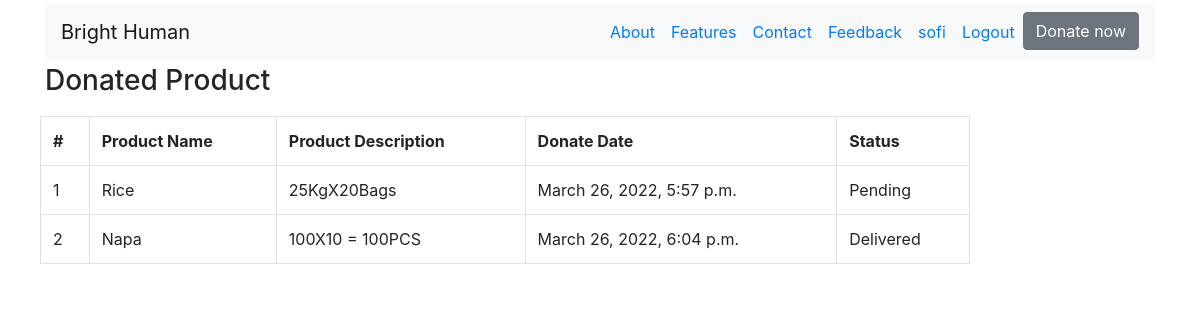
The app's page /volunter/view-Donations/14/ (signed in) with its own data.
### AppDonation/models.py (models this page shows)
class Donations(models.Model):
    donationCategory = models.ForeignKey(Category,on_delete=models.CASCADE)
    user = models.ForeignKey(User,on_delete=models.CASCADE,related_name='donations')
    district = models.ForeignKey(District,on_delete=models.CASCADE,related_name='district')
    productName = models.CharField(max_length=50,blank=False,null=False)
    description = models.TextField(max_length=200)
    choise = (
        ("Pending",'Pending'),
        ("Delivered",'Delivered'),
        ("Distributed",'Distributed'),
    )
    status = models.CharField(choices=choise,max_length=15)
    distributed = models.BooleanField(default=False)
    createDate = models.DateTimeField(auto_now_add=True)
    updateDate = models.DateTimeField(auto_now=True)
    def __str__(self):
        return f"{self.user} {self.donationCategory}: {self.productName}"

### AppVolunteer/views.py (the view)
# urls.py: path('view-Donations/<pk>/',views.viewDonations,name='viewDonations'),
@login_required
def viewDonations(request,pk):
    profile = User.objects.get(pk=pk)
    print("Profile = ",profile)
    donations = Donations.objects.filter(user_id = pk)
    print("Donations = ",donations)
    diction = {'title':'View Donations','donations':donations}
    return render(request,'Volunteer/viewDonations.html',context = diction)

### AppDonation/models.py (called while the page is built)
    def __str__(self):
        return f"{self.cname}"

### templates/Volunteer/viewDonations.html
{% extends 'base.html' %}
{% block bodyblock %}
<h3>Donated Product</h3>
<div class="row">
    <div class="col-10">
        <table class="table table-bordered">
            <tr>
                <th>#</th>
                <th>Product Name</th>
                <th>Product Description</th>
                <th>Donate Date</th>
                <th>Status</th>
            </tr>
            {% for donation in donations %}
            <tr>
                <td>{{forloop.counter}}</td>
                <td>{{donation.productName}}</td>
                <td>{{donation.description}}</td>
                <td>{{donation.createDate}}</td>
                <td>{{donation.status}}</td>
            </tr>
            {% endfor %}
        </table>
    </div>
</div>
{% endblock %}

### templates/base.html (shortened to what this page needs)
<!DOCTYPE html>
{% load static %}
<html lang="en">
<head>
  <link rel="stylesheet" href="https://cdn.jsdelivr.net/npm/bootstrap@4.6.1/dist/css/bootstrap.min.css">
  <link rel="stylesheet" href="https://stackpath.bootstrapcdn.com/bootstrap/4.3.1/css/bootstrap.min.css"
>
  <link rel="stylesheet" href="https://cdnjs.cloudflare.com/ajax/libs/font-awesome/6.1.1/css/all.min.css"
 />
  <link rel="stylesheet" href="{% static 'css/main.css' %}">
</head>
<body>
  <div class="container pt-1">
    <nav class="navbar navbar-expand-lg navbar-light bg-light">
      <a class="navbar-brand" href="{% url 'home' %}">Bright Human</a>
      <div class="collapse navbar-collapse" id="navbarNav">
        <ul class="navbar-nav ms-auto mb-2 mb-lg-0 ml-auto ">
          <li class="nav-item ">
            <a class="nav-link text-primary" href="#">About</a>
          </li>
          <li class="nav-item">
            <a class="nav-link text-primary" href="#">Features</a>
          </li>
          <li class="nav-item">
            <a class="nav-link text-primary" href="#">Contact</a>
          </li>
          {% if user.is_authenticated %}
          <li class="nav-item">
            <a class="nav-link text-primary " href="{% url 'appFeedback:feedback' %}">Feedback</a>
          </li>
          <li class="nav-item">
            <a class="nav-link text-primary" href="{% url 'accounts:userProfile' %}">{{user.username}}</a>
          </li>
          <li class="nav-item">
            <a class="nav-link text-primary" href="{% url 'accounts:userLogout' %}">Logout</a>
          </li>
          {% endif %}
          <li class="nav-item ">
            <a href="{% url 'appDonation:donation' %}"><button type="button" class=" text-white btn btn-secondary" href="#">Donate now</button></a>
          </li>
          </ul>
      </div>
  </div>
  <div class="container pt-1">
    {% block bodyblock %}
    {% endblock %}
  </div>
</body>
</html>

### static/css/main.css (style rules this page uses)
* { margin: 0; padding: 0; }
.col-10 { width: 83.33%; }
[class*="col-"] { float: left; padding: 10px; }

### records on screen
Donations: productName "Rice", description "25KgX20Bags", createDate "March 26, 2022, 5:57 p.m.", status "Pending"
Donations: productName "Napa", description "100X10 = 100PCS", createDate "March 26, 2022, 6:04 p.m.", status "Delivered"

### other values on screen
{{ user.username }} "sofi"
